Frame 1 (no input): blank canvas, image omitted
Frame 60 (no input): blank canvas, image omitted
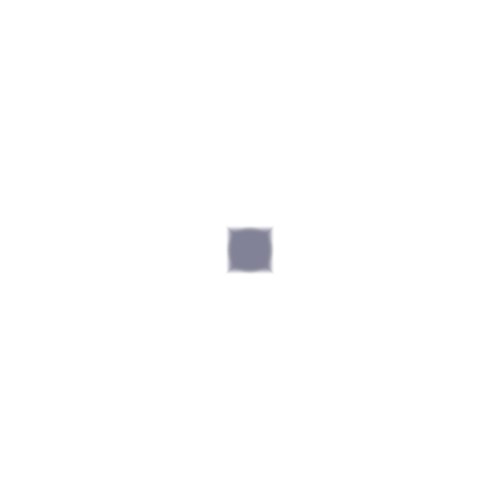
Frame 120 (the mouse pressed at the canvas centre since frame 60)

The p5.js sketch whose frames 1 and 60 were blank and that drew this single picture after the mouse press (run headless with seeded random() and noise() and a simulated clock; from frame 60 on, the mouse is pressed at the canvas centre):

// p5.js sketch
// ── sketch.js
let trail = [];

function setup() {
  createCanvas(500, 500);
}

function draw() {
  background(255);
  
  // Draw the trail
  for (let i = 0; i < trail.length; i++) {
    let transparency = map(i, 0, trail.length, 255, 0);
    let shapeSize = map(i, 0, trail.length, 10, 50);
    let shapeColor = [map(mouseX, 0, width, 0, 255), map(mouseY, 0, height, 0, 255), 150];
    
    fill(shapeColor[0], shapeColor[1], shapeColor[2], transparency);
    noStroke();
    
    // Alternate between rectangles and circles
    if (i % 2 === 0) {
      rectMode(CENTER);
      rect(trail[i].x, trail[i].y, shapeSize, shapeSize);
    } else {
      ellipseMode(CENTER);
      ellipse(trail[i].x, trail[i].y, shapeSize, shapeSize);
    }
  }
  
  // If mouse is pressed, add a new element to the trail
  if (mouseIsPressed) {
    trail.push({x: mouseX, y: mouseY});
    
    // Limit the trail length
    if (trail.length > 100) {
      trail.splice(0, 1);
    }
  }
}
